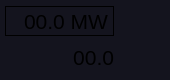
   <widget class="QFrame" name="status_gun">
    <property name="geometry">
     <rect>
      <x>225</x>
      <y>110</y>
      <width>170</width>
      <height>80</height>
     </rect>
    </property>
    <property name="styleSheet">
     <string notr="true">background-color: rgb(20, 20, 30);</string>
    </property>
    <property name="frameShape">
     <enum>QFrame::NoFrame</enum>
    </property>
    <property name="frameShadow">
     <enum>QFrame::Plain</enum>
    </property>
    <layout class="QGridLayout" name="gridLayout_2">
     <property name="leftMargin">
      <number>5</number>
     </property>
     <property name="topMargin">
      <number>5</number>
     </property>
     <property name="rightMargin">
      <number>5</number>
     </property>
     <property name="bottomMargin">
      <number>5</number>
     </property>
     <property name="spacing">
      <number>5</number>
     </property>
     <item row="1" column="2">
      <widget class="PyDMByteIndicator" name="PyDMByteIndicator_2">
       <property name="minimumSize">
        <size>
         <width>20</width>
         <height>30</height>
        </size>
       </property>
       <property name="maximumSize">
        <size>
         <width>20</width>
         <height>30</height>
        </size>
       </property>
       <property name="toolTip">
        <string/>
       </property>
       <property name="channel" stdset="0">
        <string>KLYS:LI10:21:PFBST</string>
       </property>
       <property name="offColor" stdset="0">
        <color>
         <red>255</red>
         <green>0</green>
         <blue>0</blue>
        </color>
       </property>
       <property name="showLabels" stdset="0">
        <bool>false</bool>
       </property>
       <property name="circles" stdset="0">
        <bool>true</bool>
       </property>
      </widget>
     </item>
     <item row="0" column="3">
      <widget class="PyDMByteIndicator" name="PyDMByteIndicator_3">
       <property name="minimumSize">
        <size>
         <width>20</width>
         <height>30</height>
        </size>
       </property>
       <property name="maximumSize">
        <size>
         <width>20</width>
         <height>30</height>
        </size>
       </property>
       <property name="toolTip">
        <string/>
       </property>
       <property name="channel" stdset="0">
        <string>KLYS:LI10:21:SFB_ADIS</string>
       </property>
       <property name="offColor" stdset="0">
        <color>
         <red>255</red>
         <green>0</green>
         <blue>0</blue>
        </color>
       </property>
       <property name="showLabels" stdset="0">
        <bool>false</bool>
       </property>
       <property name="circles" stdset="0">
        <bool>true</bool>
       </property>
      </widget>
     </item>
     <item row="0" column="0">
      <widget class="PyDMLabel" name="pwr_gun">
       <property name="font">
        <font>
         <pointsize>16</pointsize>
        </font>
       </property>
       <property name="toolTip">
        <string/>
       </property>
       <property name="styleSheet">
        <string notr="true">PyDMLabel {
  border-radius: 2px;
}
PyDMLabel[alarmSensitiveBorder=&quot;true&quot;][alarmSeverity=&quot;0&quot;] {
  background-color: rgb(0,0,10);
  color: rgb(144,194,255);
}
PyDMLabel[alarmSensitiveBorder=&quot;true&quot;][alarmSeverity=&quot;1&quot;] {
  background-color: rgb(0,0,10);
  color: rgb(255,255,0);
}

PyDMLabel[alarmSensitiveBorder=&quot;true&quot;][alarmSeverity=&quot;2&quot;] {
  background-color: rgb(255,0,0);
  color: rgb(255,255,255);
}

PyDMLabel[alarmSensitiveBorder=&quot;true&quot;][alarmSeverity=&quot;3&quot;] {
  background-color: rgb(192,0,255);
  color: rgb(255,255,0);
}

PyDMLabel[alarmSensitiveBorder=&quot;true&quot;][alarmSeverity=&quot;4&quot;] {
  color: rgb(218,218,218);
  background-color: rgb(25,25,25);
}</string>
       </property>
       <property name="frameShape">
        <enum>QFrame::Box</enum>
       </property>
       <property name="frameShadow">
        <enum>QFrame::Plain</enum>
       </property>
       <property name="text">
        <string>00.0 MW</string>
       </property>
       <property name="alignment">
        <set>Qt::AlignRight|Qt::AlignTrailing|Qt::AlignVCenter</set>
       </property>
       <property name="margin">
        <number>3</number>
       </property>
       <property name="precision" stdset="0">
        <number>1</number>
       </property>
       <property name="showUnits" stdset="0">
        <bool>true</bool>
       </property>
       <property name="precisionFromPV" stdset="0">
        <bool>false</bool>
       </property>
       <property name="alarmSensitiveContent" stdset="0">
        <bool>false</bool>
       </property>
       <property name="alarmSensitiveBorder" stdset="0">
        <bool>true</bool>
       </property>
       <property name="PyDMToolTip" stdset="0">
        <string/>
       </property>
       <property name="channel" stdset="0">
        <string>ACCL:LI10:21:POWER_W0CH6</string>
       </property>
       <property name="enableRichText" stdset="0">
        <bool>false</bool>
       </property>
      </widget>
     </item>
     <item row="1" column="3">
      <widget class="PyDMByteIndicator" name="PyDMByteIndicator_4">
       <property name="minimumSize">
        <size>
         <width>20</width>
         <height>30</height>
        </size>
       </property>
       <property name="maximumSize">
        <size>
         <width>20</width>
         <height>30</height>
        </size>
       </property>
       <property name="toolTip">
        <string/>
       </property>
       <property name="channel" stdset="0">
        <string>KLYS:LI10:21:SFB_PDIS</string>
       </property>
       <property name="offColor" stdset="0">
        <color>
         <red>255</red>
         <green>0</green>
         <blue>0</blue>
        </color>
       </property>
       <property name="showLabels" stdset="0">
        <bool>false</bool>
       </property>
       <property name="circles" stdset="0">
        <bool>true</bool>
       </property>
      </widget>
     </item>
     <item row="0" column="2">
      <widget class="PyDMByteIndicator" name="PyDMByteIndicator">
       <property name="minimumSize">
        <size>
         <width>20</width>
         <height>30</height>
        </size>
       </property>
       <property name="maximumSize">
        <size>
         <width>20</width>
         <height>30</height>
        </size>
       </property>
       <property name="toolTip">
        <string/>
       </property>
       <property name="channel" stdset="0">
        <string>KLYS:LI10:21:AFBST</string>
       </property>
       <property name="offColor" stdset="0">
        <color>
         <red>255</red>
         <green>0</green>
         <blue>0</blue>
        </color>
       </property>
       <property name="showLabels" stdset="0">
        <bool>false</bool>
       </property>
       <property name="circles" stdset="0">
        <bool>true</bool>
       </property>
      </widget>
     </item>
     <item row="1" column="0">
      <widget class="PyDMLabel" name="phi_gun">
       <property name="font">
        <font>
         <pointsize>16</pointsize>
        </font>
       </property>
       <property name="toolTip">
        <string/>
       </property>
       <property name="styleSheet">
        <string notr="true">PyDMLabel {
  border-radius: 2px;
}
PyDMLabel[alarmSensitiveBorder=&quot;true&quot;][alarmSeverity=&quot;0&quot;] {
  background-color: rgb(0,0,10);
  color: rgb(144,194,255);
}
PyDMLabel[alarmSensitiveBorder=&quot;true&quot;][alarmSeverity=&quot;1&quot;] {
  background-color: rgb(0,0,10);
  color: rgb(255,255,0);
}

PyDMLabel[alarmSensitiveBorder=&quot;true&quot;][alarmSeverity=&quot;2&quot;] {
  background-color: rgb(255,0,0);
  color: rgb(255,255,255);
}

PyDMLabel[alarmSensitiveBorder=&quot;true&quot;][alarmSeverity=&quot;3&quot;] {
  background-color: rgb(192,0,255);
  color: rgb(255,255,0);
}

PyDMLabel[alarmSensitiveBorder=&quot;true&quot;][alarmSeverity=&quot;4&quot;] {
  color: rgb(218,218,218);
  background-color: rgb(25,25,25);
}</string>
       </property>
       <property name="text">
        <string>00.0</string>
       </property>
       <property name="alignment">
        <set>Qt::AlignRight|Qt::AlignTrailing|Qt::AlignVCenter</set>
       </property>
       <property name="margin">
        <number>3</number>
       </property>
       <property name="precision" stdset="0">
        <number>1</number>
       </property>
       <property name="showUnits" stdset="0">
        <bool>false</bool>
       </property>
       <property name="precisionFromPV" stdset="0">
        <bool>false</bool>
       </property>
       <property name="alarmSensitiveContent" stdset="0">
        <bool>true</bool>
       </property>
       <property name="alarmSensitiveBorder" stdset="0">
        <bool>true</bool>
       </property>
       <property name="PyDMToolTip" stdset="0">
        <string/>
       </property>
       <property name="channel" stdset="0">
        <string>ACCL:LI10:21:PHASE_W0CH6</string>
       </property>
       <property name="enableRichText" stdset="0">
        <bool>false</bool>
       </property>
      </widget>
     </item>
     <item row="0" column="1">
      <spacer name="horizontalSpacer">
       <property name="orientation">
        <enum>Qt::Horizontal</enum>
       </property>
       <property name="sizeType">
        <enum>QSizePolicy::Minimum</enum>
       </property>
       <property name="sizeHint" stdset="0">
        <size>
         <width>1</width>
         <height>20</height>
        </size>
       </property>
      </spacer>
     </item>
    </layout>
   </widget>
